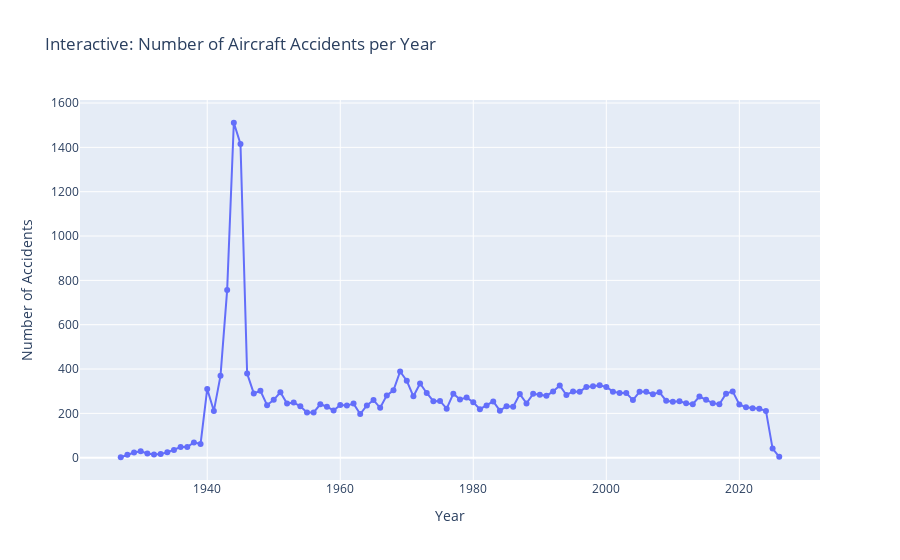
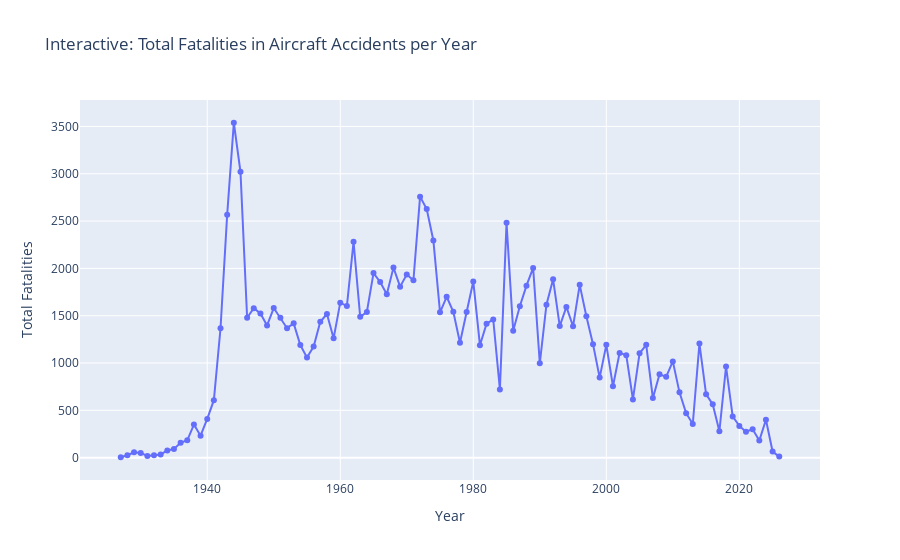

Notebook cell for these charts, in order:
### Markdown cell above
# Now it's time for some interactive plots using plotly

### Code cell
# --- Prepare Data for Plotly ---
# Plotly Express often works best with DataFrames where columns represent axes.
# We need to convert the grouped Series (like crashes_per_year) into DataFrames.

# 1. Data for Accidents per Year
crashes_per_year_df = df_corrected.groupby('accident_year').size().reset_index(name='count')

# 2. Data for Fatalities per Year
fatalities_per_year_df = df_corrected.groupby('accident_year')['fatalities'].sum().reset_index(name='total_fatalities')


# --- Generate Interactive Plots using Plotly Express ---

print("Generating interactive plot: Accidents per Year")
# Create interactive line chart for accidents per year
fig_crashes = px.line(crashes_per_year_df,
                      x='accident_year',
                      y='count',
                      title='Interactive: Number of Aircraft Accidents per Year',
                      labels={'accident_year': 'Year', 'count': 'Number of Accidents'},
                      markers=True) # Add markers to points

# Update layout for better hover information and axis titles if needed
fig_crashes.update_layout(hovermode="x unified")
fig_crashes.update_xaxes(title_text='Year')
fig_crashes.update_yaxes(title_text='Number of Accidents')

# Show the plot
fig_crashes.show()


print("\nGenerating interactive plot: Fatalities per Year")
# Create interactive line chart for fatalities per year
fig_fatalities = px.line(fatalities_per_year_df,
                         x='accident_year',
                         y='total_fatalities',
                         title='Interactive: Total Fatalities in Aircraft Accidents per Year',
                         labels={'accident_year': 'Year', 'total_fatalities': 'Total Fatalities'},
                         markers=True) # Add markers to points

# Update layout
fig_fatalities.update_layout(hovermode="x unified")
fig_fatalities.update_xaxes(title_text='Year')
fig_fatalities.update_yaxes(title_text='Total Fatalities')

# Show the plot
fig_fatalities.show()

### Figure 1 — Plotly figure (JSON) as saved in the notebook; plotly's stock layout.template omitted (floating-point values rounded to 4 significant figures)
{"data": [{"hovertemplate": "Year=%{x}<br>Number of Accidents=%{y}<extra></extra>", "legendgroup": "", "line": {"color": "#636efa", "dash": "solid"}, "marker": {"symbol": "circle"}, "mode": "lines+markers", "name": "", "orientation": "v", "showlegend": false, "type": "scatter", "x": [1927, 1928, 1929, 1930, 1931, 1932, 1933, 1934, 1935, 1936, 1937, 1938, 1939, 1940, 1941, 1942, 1943, 1944, 1945, 1946, 1947, 1948, 1949, 1950, 1951, 1952, 1953, 1954, 1955, 1956, 1957, 1958, 1959, 1960, 1961, 1962, 1963, 1964, 1965, 1966, 1967, 1968, 1969, 1970, 1971, 1972, 1973, 1974, 1975, 1976, 1977, 1978, 1979, 1980, 1981, 1982, 1983, 1984, 1985, 1986, 1987, 1988, 1989, 1990, 1991, 1992, 1993, 1994, 1995, 1996, 1997, 1998, 1999, 2000, 2001, 2002, 2003, 2004, 2005, 2006, 2007, 2008, 2009, 2010, 2011, 2012, 2013, 2014, 2015, 2016, 2017, 2018, 2019, 2020, 2021, 2022, 2023, 2024, 2025, 2026], "xaxis": "x", "y": [2, 13, 23, 29, 19, 14, 17, 24, 35, 48, 48, 69, 62, 310, 211, 370, 757, 1511, 1415, 380, 290, 302, 237, 261, 295, 244, 249, 232, 204, 204, 241, 230, 213, 238, 235, 244, 197, 236, 260, 225, 281, 304, 389, 347, 277, 335, 292, 255, 256, 221, 289, 263, 271, 250, 219, 236, 254, 212, 232, 230, 287, 245, 288, 284, 279, 299, 326, 283, 299, 298, 319, 322, 327, 319, 298, 292, 292, 260, 297, 297, 286, 295, 257, 252, 255, 246, 241, 276, 261, 246, 241, 289, 299, 240, 227, 223, 221, 211, 41, 4], "yaxis": "y"}], "layout": {"hovermode": "x unified", "legend": {"tracegroupgap": 0}, "title": {"text": "Interactive: Number of Aircraft Accidents per Year"}, "xaxis": {"anchor": "y", "domain": [0, 1], "title": {"text": "Year"}}, "yaxis": {"anchor": "x", "domain": [0, 1], "title": {"text": "Number of Accidents"}}}}

### Figure 2 — Plotly figure (JSON) as saved in the notebook; plotly's stock layout.template omitted (floating-point values rounded to 4 significant figures)
{"data": [{"hovertemplate": "Year=%{x}<br>Total Fatalities=%{y}<extra></extra>", "legendgroup": "", "line": {"color": "#636efa", "dash": "solid"}, "marker": {"symbol": "circle"}, "mode": "lines+markers", "name": "", "orientation": "v", "showlegend": false, "type": "scatter", "x": [1927, 1928, 1929, 1930, 1931, 1932, 1933, 1934, 1935, 1936, 1937, 1938, 1939, 1940, 1941, 1942, 1943, 1944, 1945, 1946, 1947, 1948, 1949, 1950, 1951, 1952, 1953, 1954, 1955, 1956, 1957, 1958, 1959, 1960, 1961, 1962, 1963, 1964, 1965, 1966, 1967, 1968, 1969, 1970, 1971, 1972, 1973, 1974, 1975, 1976, 1977, 1978, 1979, 1980, 1981, 1982, 1983, 1984, 1985, 1986, 1987, 1988, 1989, 1990, 1991, 1992, 1993, 1994, 1995, 1996, 1997, 1998, 1999, 2000, 2001, 2002, 2003, 2004, 2005, 2006, 2007, 2008, 2009, 2010, 2011, 2012, 2013, 2014, 2015, 2016, 2017, 2018, 2019, 2020, 2021, 2022, 2023, 2024, 2025, 2026], "xaxis": "x", "y": [4, 25, 56, 50, 18, 26, 34, 76, 92, 157, 183, 349, 232, 409, 607, 1367, 2567, 3539, 3021, 1478, 1579, 1524, 1397, 1581, 1479, 1368, 1419, 1190, 1057, 1174, 1436, 1518, 1261, 1638, 1602, 2281, 1488, 1539, 1950, 1856, 1727, 2008, 1807, 1935, 1875, 2758, 2627, 2295, 1536, 1700, 1541, 1214, 1539, 1862, 1188, 1415, 1461, 721, 2481, 1340, 1600, 1817, 2005, 997, 1616, 1884, 1390, 1593, 1388, 1826, 1495, 1199, 846, 1192, 755, 1107, 1083, 615, 1102, 1192, 629, 881, 854, 1017, 690, 470, 355, 1205, 671, 563, 279, 962, 435, 335, 273, 301, 180, 401, 64, 11], "yaxis": "y"}], "layout": {"hovermode": "x unified", "legend": {"tracegroupgap": 0}, "title": {"text": "Interactive: Total Fatalities in Aircraft Accidents per Year"}, "xaxis": {"anchor": "y", "domain": [0, 1], "title": {"text": "Year"}}, "yaxis": {"anchor": "x", "domain": [0, 1], "title": {"text": "Total Fatalities"}}}}
